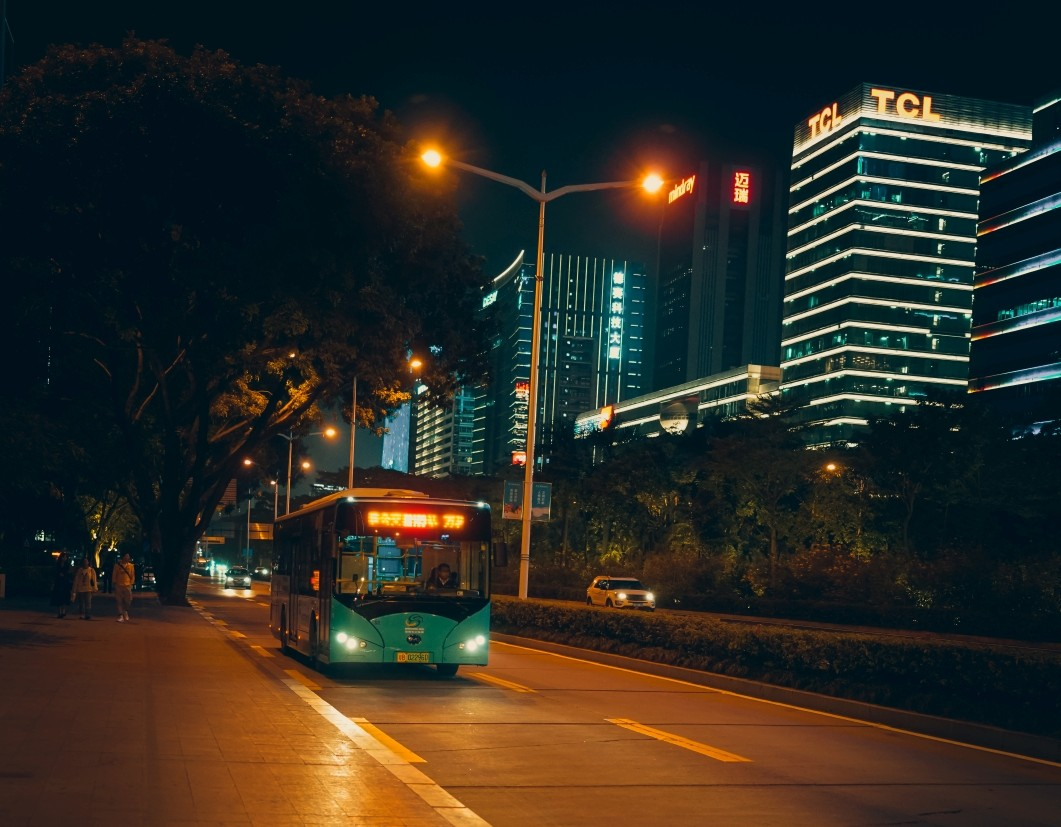
#> input picture assets/bus.jpg, 1061 x 827 px
$ jupyter execute --allow-errors Mask_RCNN_in_OpenCV_01.ipynb   (shell and % lines are left out)
#> lines starting #> are read from the running program, lines starting #| are printed output that depends on the picture
# Using Tensorflow Models in OpenCV

[cell 1]
import cv2 as cv
import json
import matplotlib.pyplot as plt
import numpy as np
import random

## Model

[cell 2]
!cd model && wget http://download.tensorflow.org/models/object_detection/mask_rcnn_inception_v2_coco_2018_01_28.tar.gz
!cd model && tar zxvf mask_rcnn_inception_v2_coco_2018_01_28.tar.gz
!cd model && wget https://github.com/vjgpt/Object-Detection/raw/master/mask_rcnn_inception_v2_coco_2018_01_28.pbtxt
!cd model && wget https://github.com/vjgpt/Object-Detection/blob/master/mscoco_labels.names

[cell 3]
# model configuration and weights
cfg_path = './model/mask_rcnn_inception_v2_coco_2018_01_28.pbtxt'
weight_path = './model/mask_rcnn_inception_v2_coco_2018_01_28/frozen_inference_graph.pb'
classes_path = './model/mscoco_labels.names'

#> (a cell that did not finish here is left out)

#> (a cell that did not finish here is left out)

#> (a cell that did not finish here is left out)

#> (a cell that did not finish here is left out)

## Preprocessing

[cell 8]
# load test image
img_path = './assets/bus.jpg'
img = cv.imread(img_path)
#> img is the input picture: shape (827, 1061, 3); mean B, G, R 36.2, 44, 45.6
height, width, channels = img.shape
#> height = 827; width = 1061; channels = 3

[cell 9]
plt.imshow(img)

[cell 10]
blob = cv.dnn.blobFromImage(img)

## Model Predictions

[cell 11]
def get_predictions(model, blob):
    model.setInput(blob)
    boxes, masks = model.forward(['detection_out_final', 'detection_masks'])
    return boxes, masks

#> (a cell that did not finish here is left out)

#> (a cell that did not finish here is left out)

### Prediction Visualization

[cell 14]
print(height, width, channels)
#| 827 1061 3

[cell 15]
canvas = np.zeros((height, width, channels))

#> (a cell that did not finish here is left out)

[cell 17]
# filter 100 detections by adding a detection confidence threshold
threshold = 0.5
# generate random colours for each class
#> (the rest of this cell did not finish here and is left out)

#### Bounding Boxes

#> (a cell that did not finish here is left out)

#### Segmentation Masks

#> (a cell that did not finish here is left out)

[cell 20]
plt.imshow(canvas)

[cell 21]
overlay = ((0.8 * canvas) + (0.2 * img)).astype('uint8')
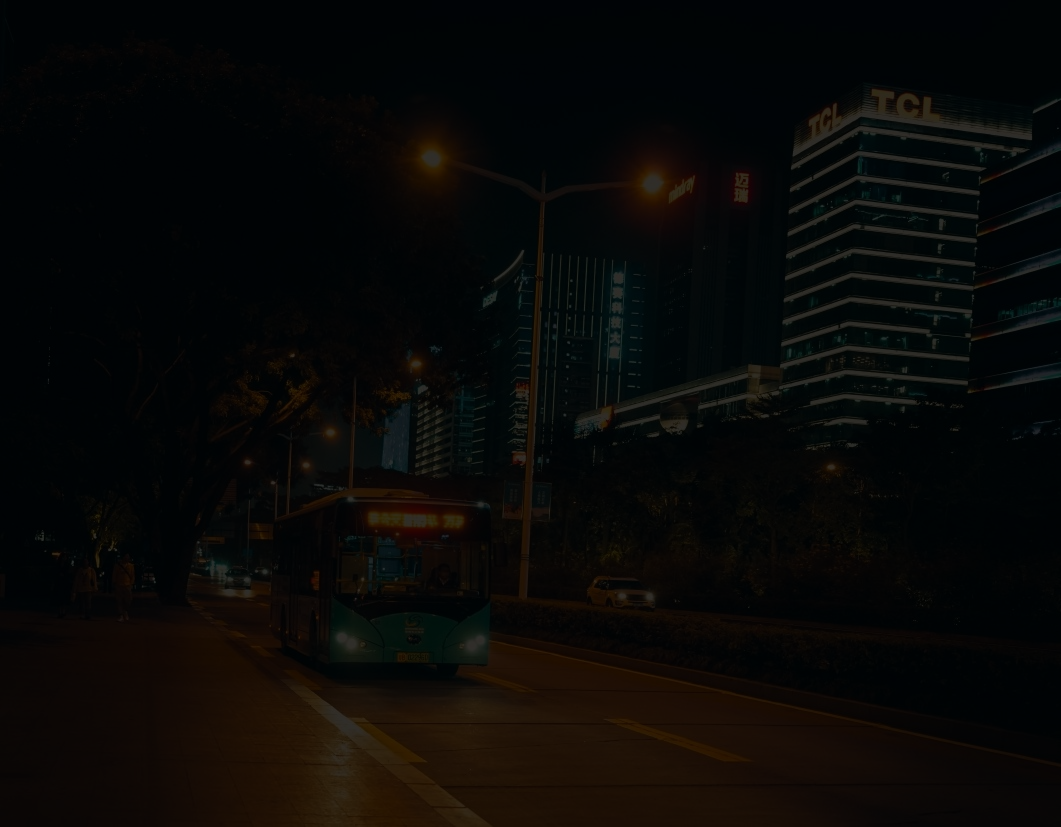
#> overlay: shape (827, 1061, 3); mean B, G, R 6.9, 8.4, 8.8


$ run again, with assets/Semantic_Image_Segmentation_01.webp saved as assets/bus.jpg
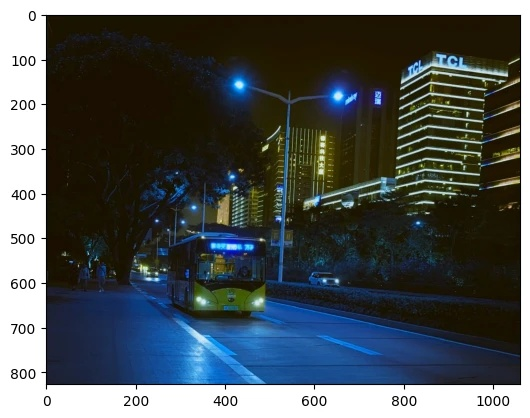
#> input picture assets/Semantic_Image_Segmentation_01.webp, 530 x 418 px
#> img is the input picture: shape (418, 530, 3); mean B, G, R 86.9, 85.7, 79.2
#| 418 530 3
#> `overlay = ((0.8 * canvas) + (0.2 * img)).astype('uint8')`:
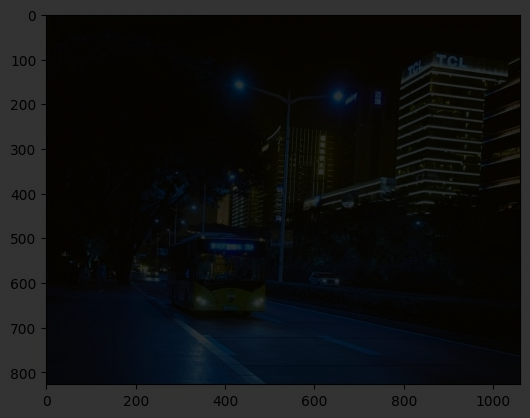
#> overlay: shape (418, 530, 3); mean B, G, R 17.1, 16.8, 15.5
